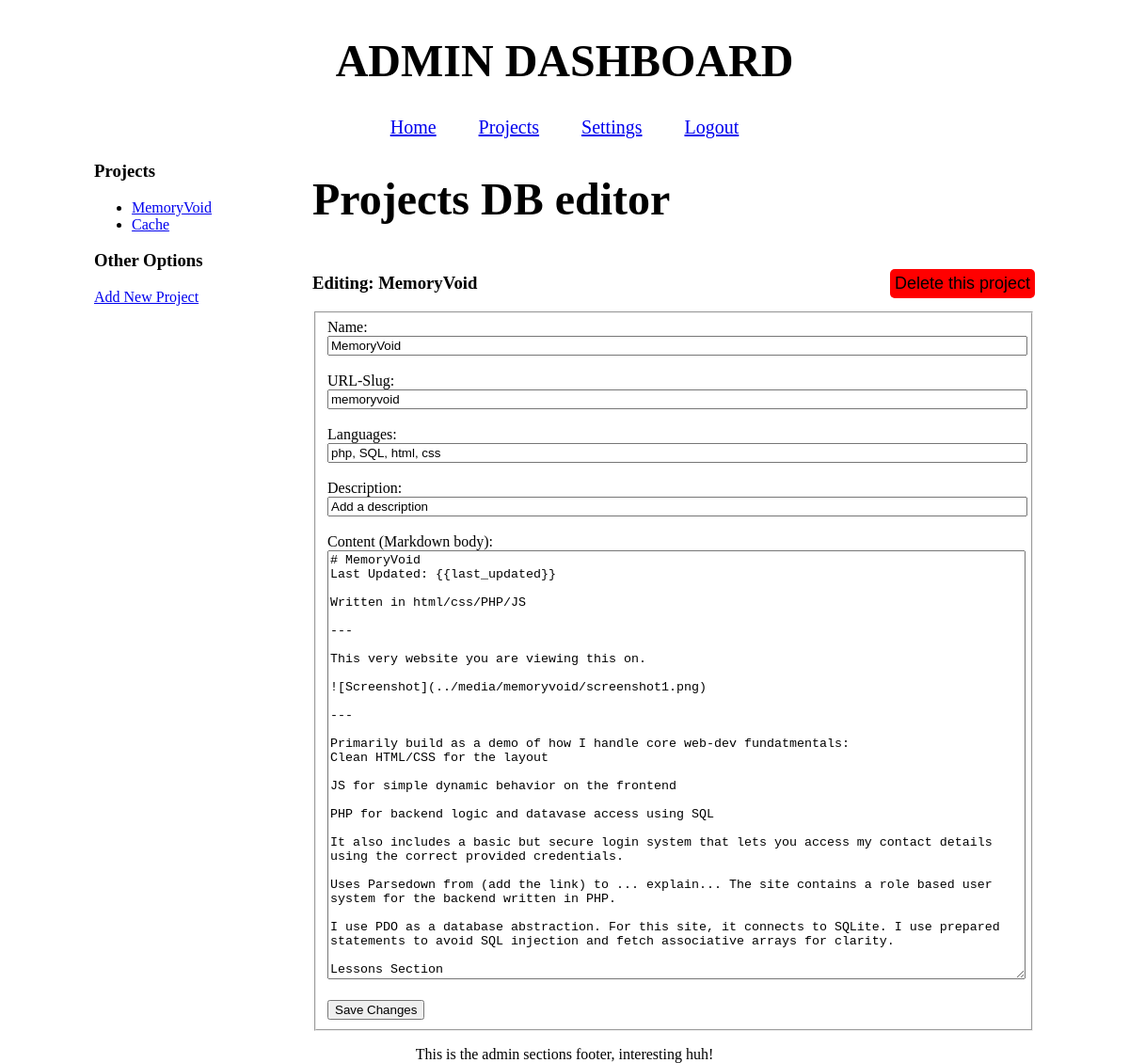
Screenshot of /hahncoded/admin/projects.php?id=1 (signed in) with the database file from the repository.
### tables this page shows
CREATE TABLE projects (
    id INTEGER PRIMARY KEY AUTOINCREMENT,
    name TEXT NOT NULL,
    slug TEXT NOT NULL UNIQUE,
    last_updated TEXT NOT NULL DEFAULT (date('now')),
    languages TEXT,
    description TEXT NOT NULL,
    content TEXT NOT NULL
    );

### hahncoded/admin/projects.php (the view, shortened to what this page needs)
<?php
require_once "init.php";
$selected_project = null;
$isNew = false;
if (isset($_GET['id'])) {
    $statement = $database->prepare("SELECT * FROM projects WHERE id = :id");
    $statement->execute([":id" => $_GET["id"]]);
    $selected_project = $statement->fetch();
}
$projects = $database->query("SELECT id, name FROM projects ORDER BY id ASC");
?>
<?php include "header.php" ?>
<main>
  <div class="side-panel">
    <h3>Projects</h3>
    <ul>
      <?php while ($p = $projects->fetch()) : ?>
        <li>
          <a href="?id=<?= $p["id"] ?>"><?= htmlspecialchars($p["name"]) ?></a>
        </li>
      <?php endwhile ?>
    </ul>
    <h3>Other Options</h3>
      <a href="?action=new">Add New Project</a>
  </div>
  <div class="center-panel">
    <h1>Projects DB editor</h1>
    <?php if ($selected_project || $isNew): ?>
      <div class="form-heading">
        <?php if (!$isNew): ?>
          <h3>Editing: <?= htmlspecialchars($selected_project["name"]) ?></h3>
          <form method="POST">
            <button class="delete-btn" type="submit" onclick="return
              confirm('Are you sure you want to delete this project');">
              Delete this project
            </button>
          </form>
        <?php else: ?>
          <h3>Adding New Project</h3>
        <?php endif; ?>
      </div>
      <form method="POST">
        <fieldset>
          <label>Name: </label><br>
          <input name="name" value="<?= htmlspecialchars($selected_project["name"]) ?>">
          <br><br>
          <label>URL-Slug: </label><br>
          <input name="slug" value="<?= htmlspecialchars($selected_project["slug"]) ?>">
          <br><br>
          <label>Languages: </label><br>
          <input name="languages" value="<?= htmlspecialchars($selected_project["languages"]) ?>">
          <br><br>
          <label>Description: </label><br>
          <input name="description" value="<?= htmlspecialchars($selected_project["description"]) ?>">
          <br><br>
          <label>Content (Markdown body): </label><br>
          <textarea name="content" rows="30"><?= htmlspecialchars($selected_project["content"]) ?></textarea>
          <br><br>
          <button type="submit"><?= $isNew ? "Add Project" : "Save Changes" ?></button>
        </fieldset>
      </form>
    <?php else: ?>
      <p>Select a project from the left to edit.</>
    <?php endif; ?>
  </div>
</main>
<?php include "footer.php" ?>

### hahncoded/css/admin.css (style rules this page uses)
h1 { font-size: 3rem; font-weight: bold; }
body { font-size: 16px; height: 100vh; max-width: 1000px; width: 100%; margin: auto; }
main { text-align: center; display: flex; gap: 2rem; text-align: left; max-width: 1000px; margin: auto; }
.side-panel { min-width: 200px; max-width: 200px; overflow-wrap: break-word; }
.center-panel { flex: 1; }
.form-heading { display: flex; justify-content: space-between; align-items: center; }
.delete-btn { background-color: red; font-size: 18px; border: 0; padding: 5px; border-radius: 5px; }
input, textarea { width: 100%; }

### rows the page displays
projects: name "MemoryVoid", slug "memoryvoid", languages "php, SQL, html, css", description "Add a description", content "# MemoryVoid Last Updated: {{last_updated}} Written in html/css/PHP/JS --- This very website you are viewing this on. ![Screenshot](../media/memoryvoid/screenshot1.png) --- Primarily build as a demo of how I handle core web-dev fundatmentals: Clean HTML/CSS for the layout JS for simple dynamic behavior on the frontend PHP for backend logic and datavase access using SQL It also includes a basic but secure login system that lets you access my contact details using the correct provided credentials. Uses Parsedown from (add the link) to ... explain... The site contains a role based user system for the backend written in PHP. I use PDO as a database abstraction. For this site, it connects to…"
projects: name "Cache"
